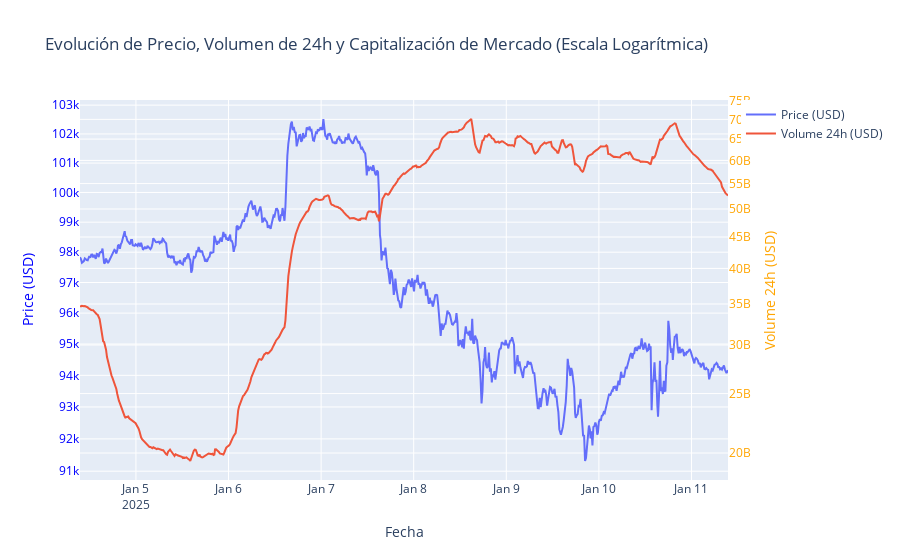

Here is the notebook cell this chart was saved with:
### Code cell
#esto es del profe pero no me funciona
import plotly.graph_objects as go
import plotly.io as pio

fig = go.Figure()

# Graficar el Precio
fig.add_trace(go.Scatter(x=df.index, y=df['price'], mode='lines', name='Price (USD)', yaxis='y1'))

# Graficar el Volumen de 24h
fig.add_trace(go.Scatter(x=df.index, y=df['volume_24h'], mode='lines', name='Volume 24h (USD)', yaxis='y2'))

# Configurar los ejes con escala logarítmica
fig.update_layout(
    title='Evolución de Precio, Volumen de 24h y Capitalización de Mercado (Escala Logarítmica)',
    xaxis_title='Fecha',
    yaxis=dict(
        title='Price (USD)',
        type='log',  # Escala logarítmica
        titlefont=dict(color='blue'),
        tickfont=dict(color='blue'),
        side='left'
    ),
    yaxis2=dict(
        title='Volume 24h (USD)',
        type='log',  # Escala logarítmica
        titlefont=dict(color='orange'),
        tickfont=dict(color='orange'),
        overlaying='y',
        side='right'
    ),
)

# Mostrar la figura
fig.show()

### Figure 1 — Plotly figure (JSON) as saved in the notebook; plotly's stock layout.template omitted (floating-point values rounded to 4 significant figures; data arrays with more than 128 entries replaced by an {"elided": "..."} marker saying what was removed)
{"data": [{"mode": "lines", "name": "Price (USD)", "type": "scatter", "x": {"elided": "702 str values"}, "y": {"elided": "702 float values"}, "yaxis": "y"}, {"mode": "lines", "name": "Volume 24h (USD)", "type": "scatter", "x": {"elided": "702 str values"}, "y": {"elided": "702 float values"}, "yaxis": "y2"}], "layout": {"title": {"text": "Evolución de Precio, Volumen de 24h y Capitalización de Mercado (Escala Logarítmica)"}, "xaxis": {"title": {"text": "Fecha"}}, "yaxis": {"side": "left", "tickfont": {"color": "blue"}, "title": {"font": {"color": "blue"}, "text": "Price (USD)"}, "type": "log"}, "yaxis2": {"overlaying": "y", "side": "right", "tickfont": {"color": "orange"}, "title": {"font": {"color": "orange"}, "text": "Volume 24h (USD)"}, "type": "log"}}}
